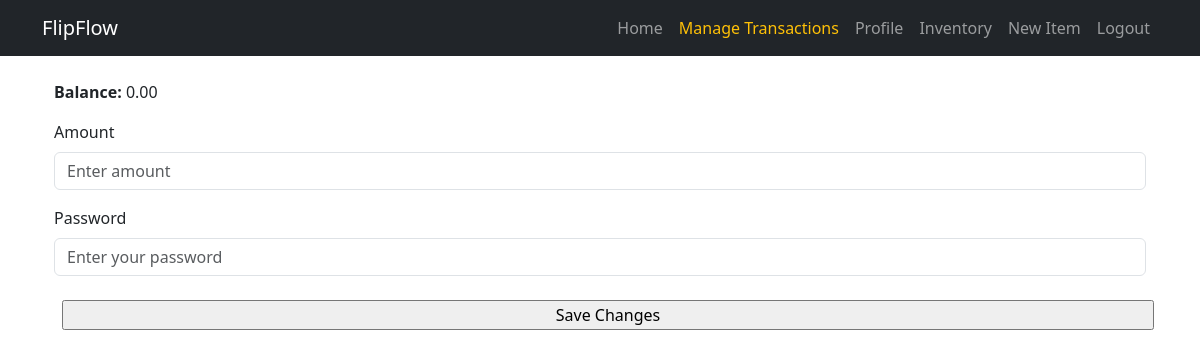
The page /Market/deposit/ (signed in) on the database as committed earlier.
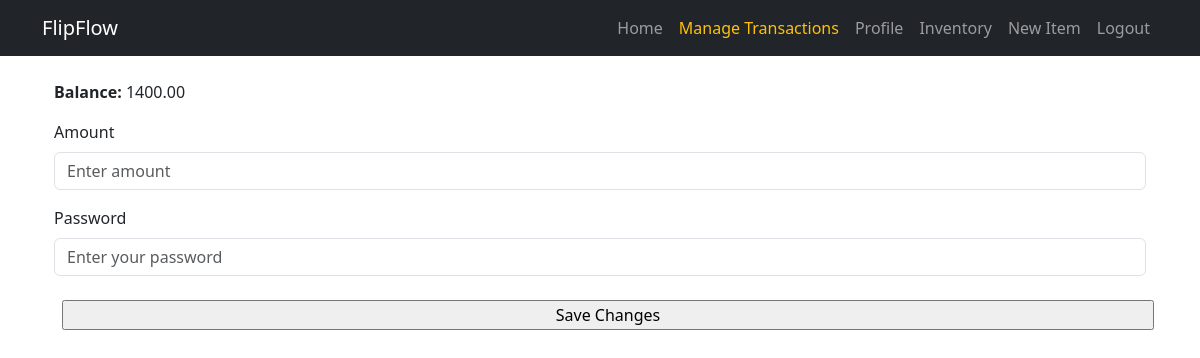
The same page on the database as committed later.
### accounts/models.py (models this page shows, shortened)
class Profile(models.Model):
    user = models.OneToOneField(User, on_delete=models.CASCADE)
    img = models.ImageField(upload_to=custom_upload_to,blank=True,null=True)
    balance=models.DecimalField(max_digits=15,default=0, decimal_places=2, verbose_name="balance")
    slug = models.SlugField(blank=True,null=True)
    bio = models.TextField(blank=True)
    country = CountryField(blank=True)
    address = models.CharField(blank=True, max_length=100)
    birth_date = models.DateField(null=True, blank=True)
    joindate = models.DateTimeField(blank=True, default=datetime.datetime.now)
    class Meta:
        verbose_name = 'Profile'
        verbose_name_plural = 'Profiles'

### Market/views.py (the view)
# urls.py: path('deposit/',views.deposit,name='deposit'),
@login_required
def deposit(request):
    profile = Profile.objects.get(user=request.user)  # Get the logged-in user's profile
    if request.method == 'POST':
        depositform = DepositForm(request.POST)
        if depositform.is_valid():
            password = depositform.cleaned_data['password']
            user = authenticate(username=request.user.username, password=password)
            if user:  # If authentication is successful
                deposit_amount = depositform.cleaned_data['amount']
                transaction = Transaction(
                    user_from=request.user,
                    user_to=request.user,  # Since it's a deposit, from_user and to_user are the same
                    transaction_type='deposit',
                    amount=deposit_amount,
                    from_approve=True,
                    to_approve=True,
                    )
                transaction.save()
                messages.success(request, "Deposit successful!")
                return redirect('/accounts/profile')  # Redirect to the profile page
            else:
                messages.error(request, "Incorrect password. Please try again.")
        else:
            messages.error(request, "Invalid form data. Please check your input.")
    else:
        depositform = DepositForm()
    return render(request, 'deposit.html', {'profile':profile,'depositform': depositform})

### Market/forms.py
class DepositForm(forms.Form):
    amount = forms.DecimalField(
        max_digits=10, decimal_places=2,
        label="Amount",
        widget=forms.NumberInput(attrs={'class': 'form-control', 'placeholder': 'Enter amount'})
    )
    password = forms.CharField(
        widget=forms.PasswordInput(attrs={'class': 'form-control', 'placeholder': 'Enter your password'}),
        label="Password"
    )

### Market/templates/deposit.html (shortened to what this page needs)
{% extends "base.html" %}
{% block body %}
{% load bootstrap4 %}
<div class="container">
  <div class=" col-md-12">
    <p><strong>Balance:</strong> {{ profile.balance|safe }}</p>
    <form  method="post" enctype="multipart/form-data">
      {% bootstrap_form depositform %}
      <input type="submit"  value="Save Changes" class="site-btn w-100 m-2">
    </form>
  </div>
</div>
{% endblock body %}

Rows that differ between the two databases and show on the page:
changed Profile: balance "0.00" → "1400.00"
